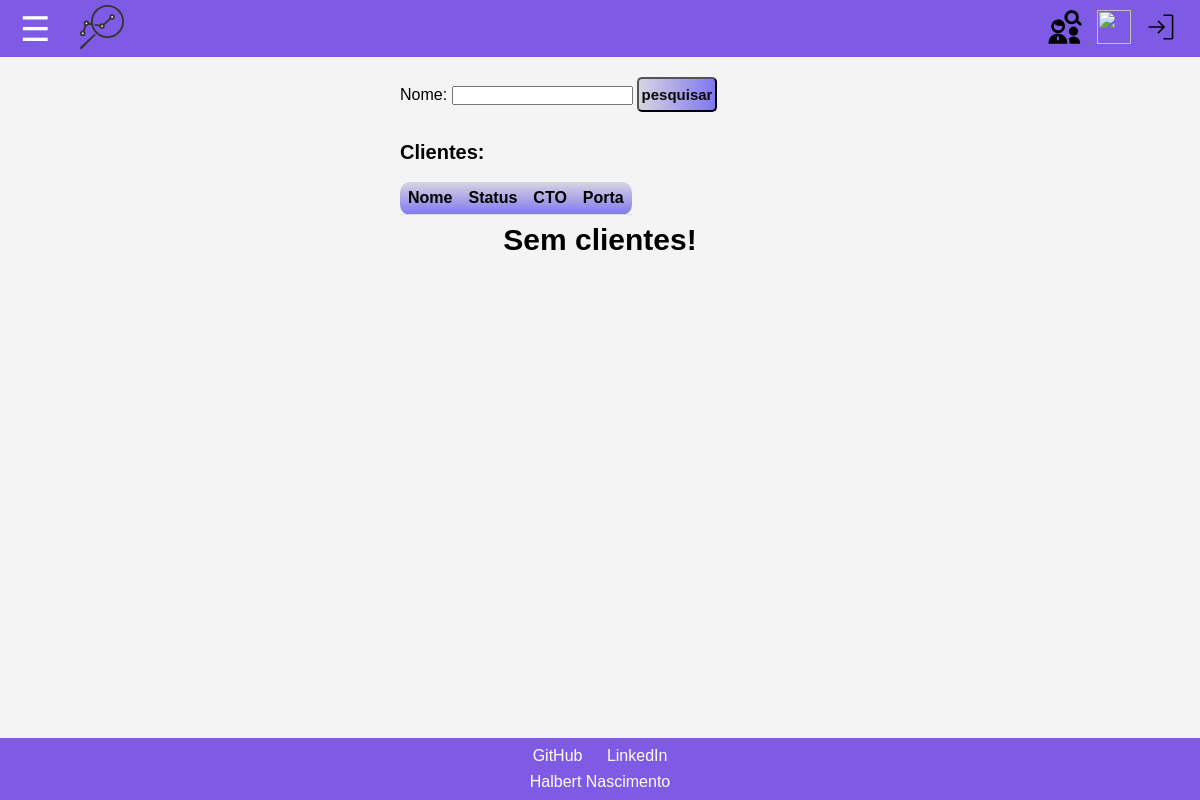
/get/pesquisa_cliente/, run on an earlier commit of the app's database.
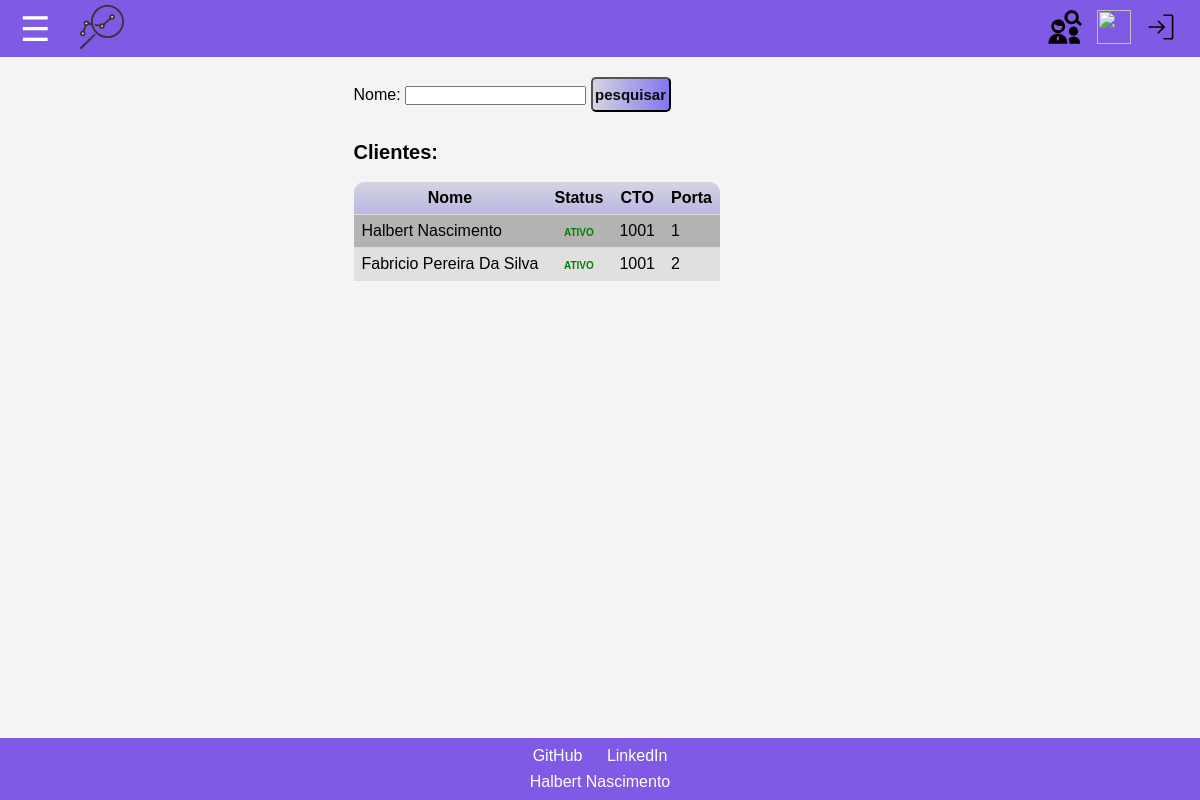
And on a later commit of the database.
### CTO_manager/models.py (models this page shows, shortened)
class Cliente(models.Model):
  nome = models.CharField(max_length=100) # identificação do cliente pelo nome
  rg = models.IntegerField(blank=True) # identificao do cliente RG
  status = models.CharField(max_length=15, default='ATIVO') # identificação do status do cliente  ativo, cancelado, bloqueado, se nada for atribuido inicialmente começa como 'ativo'
  porta = models.PositiveIntegerField(blank=True) # salvar a numeracao da porta que o cliente esta associado a cto, somente numeros positivos
  numeracao_cto = models.IntegerField(blank=True, null=True) # deixar salva a numeracao da cto
  metragem = models.IntegerField(default=0) # tamanho do cabo que foi utilizado para instalacao

### getData/views.py (the view)
# urls.py: path('pesquisa_cliente/', views.pesquisa_cliente, name='pesquisa_cliente'),
def pesquisa_cliente(request):
    template = loader.get_template('getData/pesquisa_cliente.html')
    context ={
       'titulo' : 'Pesquisa', # titulo da pagina
    }
    nome_filtrar = request.GET.get('nome')
    if nome_filtrar:
        clientes = Cliente.objects.filter(nome__icontains = nome_filtrar)
    else:
        clientes = Cliente.objects.all()
    context['clientes']=clientes
    return HttpResponse(template.render(context, request))

### getData/templates/getData/pesquisa_cliente.html (shortened to what this page needs)
{% extends 'baseNew.html' %}
{% load static %}
{% block extra_head %}
<link rel="stylesheet" href="{% static 'css/pesquisa_clientes.css' %}">
{% endblock %}
{% block content %}
<section class="full_main ">
<form class="formulario" action="/get/pesquisa_cliente/" method="get">
  <label for="nome">Nome:</label>
  <input type="text" id="nome" name="nome">
  <input class="submit" type="submit" value="pesquisar">
</form>
  <fieldset class="pesquisa">
    <legend class="legenda_pesquisa">Clientes:</legend>
    <table>
      <tr>
        <th>Nome</th>
        <th>Status</th>
        <th>CTO</th>
        <th>Porta</th>
      </tr>
        {% for cliente in clientes %}
        <tr class="tr onclick" onclick="location.href='/ctomanager/atualizar_cliente/{{cliente.pk}}'">
            <td class="td_nome">{{cliente.nome}}</td>
            <td class="status {{cliente.status}} ">{{cliente.status}}</td>
            <td>{{cliente.numeracao_cto}}</td>
            <td>{{cliente.porta}}</td>
          </tr>
        {%endfor%}
    </table>
    {% if not clientes %}
      <p class="titulo"> Sem clientes! </p>
    {% endif %}
  </fieldset>
</section >
{% endblock %}

What changed in the data, as far as the page shows it:
added Cliente: nome "Halbert Nascimento", status "ATIVO", numeracao_cto "1001", porta "1"
added Cliente: nome "Fabricio Pereira Da Silva", status "ATIVO", numeracao_cto "1001", porta "2"
Also different on the page:
text no longer shown: "Sem clientes!"
